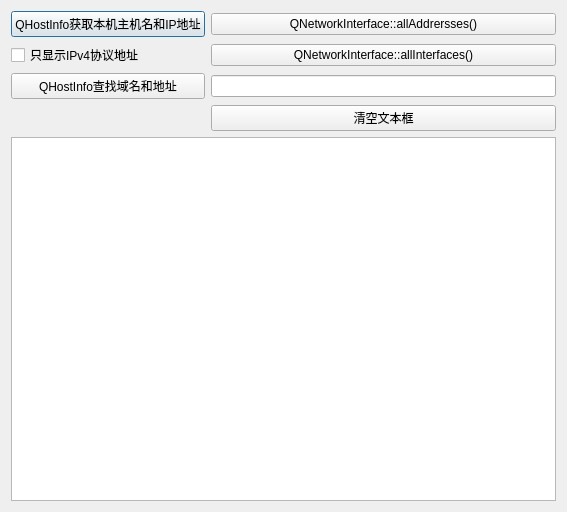
<?xml version="1.0" encoding="UTF-8"?>
<ui version="4.0">
 <class>Dialog</class>
 <widget class="QDialog" name="Dialog">
  <property name="geometry">
   <rect>
    <x>0</x>
    <y>0</y>
    <width>567</width>
    <height>512</height>
   </rect>
  </property>
  <property name="windowTitle">
   <string>Dialog</string>
  </property>
  <layout class="QGridLayout" name="gridLayout">
   <item row="0" column="0">
    <widget class="QPushButton" name="btnGetHostInfo">
     <property name="text">
      <string>QHostInfo获取本机主机名和IP地址</string>
     </property>
    </widget>
   </item>
   <item row="0" column="1">
    <widget class="QPushButton" name="btnAllAddresses">
     <property name="text">
      <string>QNetworkInterface::allAddrersses()</string>
     </property>
    </widget>
   </item>
   <item row="1" column="0">
    <widget class="QCheckBox" name="checkBox">
     <property name="text">
      <string>只显示IPv4协议地址</string>
     </property>
    </widget>
   </item>
   <item row="1" column="1">
    <widget class="QPushButton" name="btnALLInterface">
     <property name="text">
      <string>QNetworkInterface::allInterfaces()</string>
     </property>
    </widget>
   </item>
   <item row="2" column="0">
    <widget class="QPushButton" name="btnLookup">
     <property name="text">
      <string>QHostInfo查找域名和地址</string>
     </property>
    </widget>
   </item>
   <item row="2" column="1">
    <widget class="QLineEdit" name="editHost"/>
   </item>
   <item row="4" column="0" colspan="2">
    <widget class="QPlainTextEdit" name="plainTextEdit"/>
   </item>
   <item row="3" column="1">
    <widget class="QPushButton" name="pushButton_5">
     <property name="text">
      <string>清空文本框</string>
     </property>
    </widget>
   </item>
  </layout>
 </widget>
 <layoutdefault spacing="6" margin="11"/>
 <resources/>
 <connections/>
</ui>
